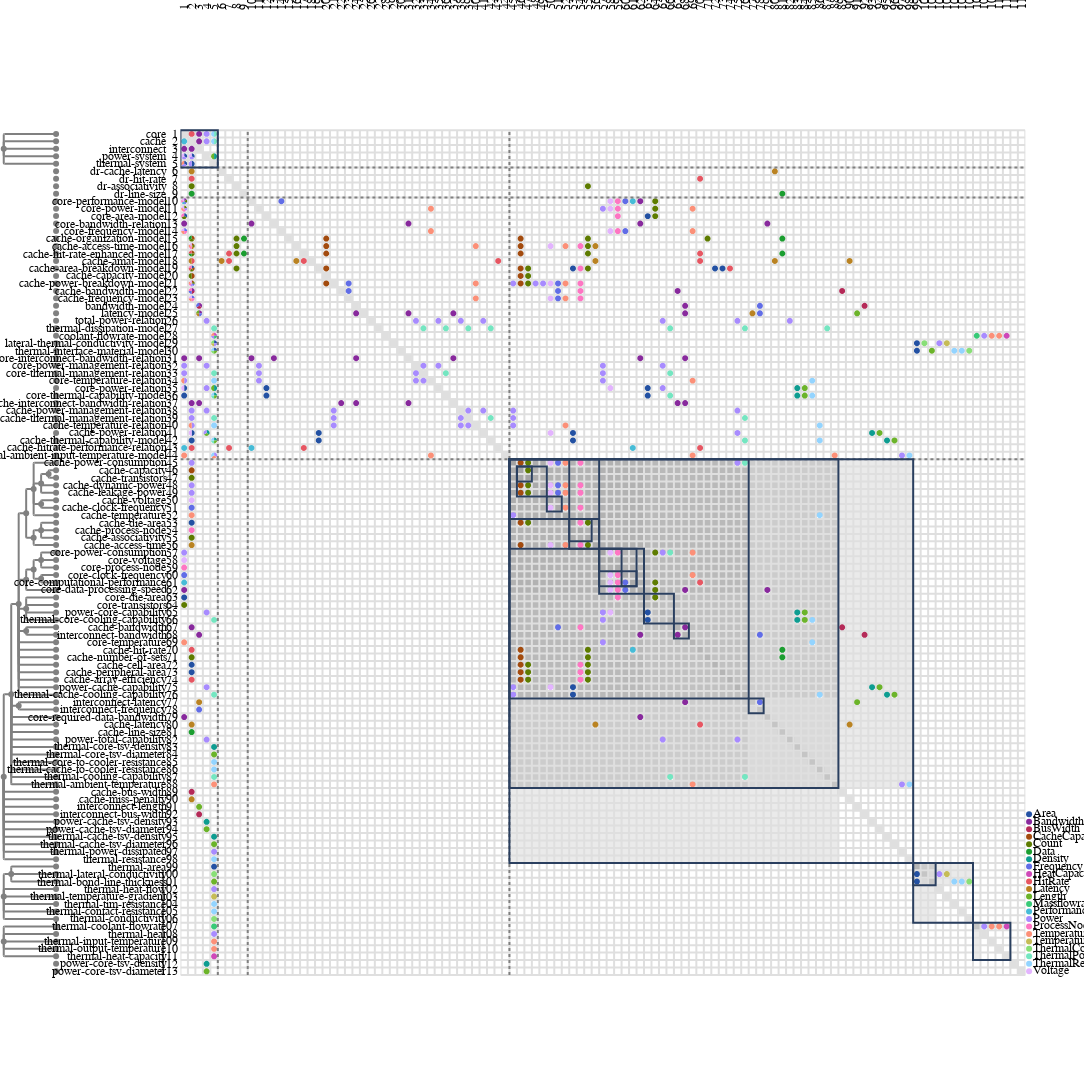

Write notebook code for a chart like this one.
### Code cell
from ragraph.analysis import heuristics

# Cluster components
heuristics.markov_gamma(
    graph=graph,
    alpha=1,     # Expension parameter.
    beta=1.1,    # Inflation parameter.
    mu=1.8,      # Evaporation parameter.
    gamma=1.2,   # Bus detection parameter.
    leafs = [node.name for node in graph.nodes if node.kind == "variable" and node.is_leaf],
    inplace=True
)

# Reloaded MDM based on clustered graph.
figure = raesl.plot.mdm(
    graph,
    # node_kinds=["component", "variable", "function_spec", "design_spec", "relation_spec"],
    # edge_kinds=["functional_dependency", "mapping_dependency"],
    depth=10,
)

figure
